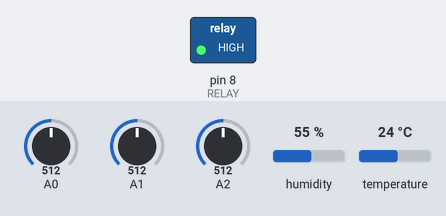
Simulated run of this sketch. Board: Arduino Uno, built with avr-gcc and run on an emulated ATmega328P. Parts: switched loads named in the sketch (green lamp = pin HIGH). Inputs (shaded band) come from the test bench; at power-on: A0 = 512, A1 = 512, A2 = 512, humidity 55 %, temperature 24 °C. What the sketch prints to the serial monitor is not drawn.

Above: at 0.1 s.
Timing chart, 0 to 1.6 s (numbered marks = the images above):
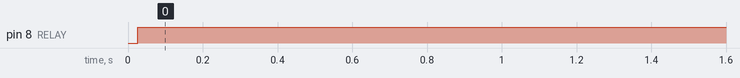

Measured:
- by itself, pin 8 (RELAY): LOW → HIGH at 0.03 s

The sketch:

sensors.ino
```cpp
#include <DFRobot_DHT11.h>


DFRobot_DHT11 DHT;
#define DHT11_PIN 2
#define RELAY 8


void setup(){
  Serial.begin(115200);
  pinMode(RELAY, OUTPUT);
}

void loop(){
  DHT.read(DHT11_PIN);
  int light = analogRead(A0);
  int soil1 = analogRead(A1);
  int soil2 = analogRead(A2);


  digitalWrite(RELAY, HIGH);

  // temp humi light soil1 soil2
  Serial.print(DHT.temperature);
  Serial.print("  ");
  Serial.print(DHT.humidity);
  Serial.print("  ");
  Serial.print(light);
  Serial.print("  ");
  Serial.print(soil1);
  Serial.print("  ");
  Serial.println(soil2);


  delay(1000);
}
```
